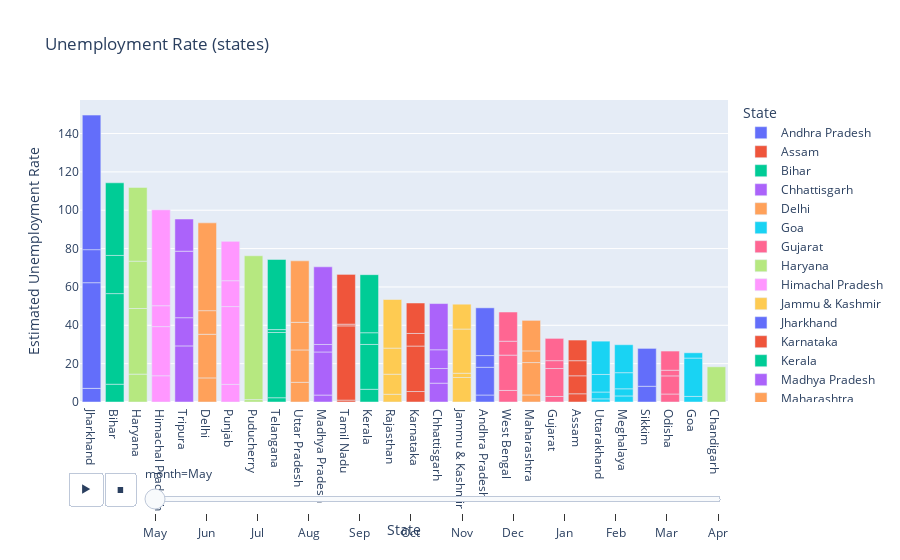

The cell this chart's notebook holds for it:
### Code cell
#final represemtation
import plotly.express as px

fig = px.bar(df, x='State', y='Estimated Unemployment Rate', animation_frame='month', color='State', title='Unemployment Rate (states)')
fig.update_layout(xaxis={'categoryorder': 'total descending'})
fig.layout.updatemenus[0].buttons[0].args[1]['frame']['duration'] = 2000
fig.show()

### Figure 1 — Plotly figure (JSON) as saved in the notebook; plotly's stock layout.template omitted (floating-point values rounded to 4 significant figures)
{"data": [{"alignmentgroup": "True", "hovertemplate": "State=%{x}<br>month=May<br>Estimated Unemployment Rate=%{y}<extra></extra>", "legendgroup": "Andhra Pradesh", "marker": {"color": "#636efa", "pattern": {"shape": ""}}, "name": "Andhra Pradesh", "offsetgroup": "Andhra Pradesh", "orientation": "v", "showlegend": true, "textposition": "auto", "type": "bar", "x": ["Andhra Pradesh", "Andhra Pradesh", "Andhra Pradesh", "Andhra Pradesh"], "xaxis": "x", "y": [3.65, 14.46, 6.09, 24.91], "yaxis": "y"}, {"alignmentgroup": "True", "hovertemplate": "State=%{x}<br>month=May<br>Estimated Unemployment Rate=%{y}<extra></extra>", "legendgroup": "Assam", "marker": {"color": "#EF553B", "pattern": {"shape": ""}}, "name": "Assam", "offsetgroup": "Assam", "orientation": "v", "showlegend": true, "textposition": "auto", "type": "bar", "x": ["Assam", "Assam", "Assam", "Assam"], "xaxis": "x", "y": [4.29, 9.38, 7.87, 10.77], "yaxis": "y"}, {"alignmentgroup": "True", "hovertemplate": "State=%{x}<br>month=May<br>Estimated Unemployment Rate=%{y}<extra></extra>", "legendgroup": "Bihar", "marker": {"color": "#00cc96", "pattern": {"shape": ""}}, "name": "Bihar", "offsetgroup": "Bihar", "orientation": "v", "showlegend": true, "textposition": "auto", "type": "bar", "x": ["Bihar", "Bihar", "Bihar", "Bihar"], "xaxis": "x", "y": [9.27, 47.26, 19.9, 37.87], "yaxis": "y"}, {"alignmentgroup": "True", "hovertemplate": "State=%{x}<br>month=May<br>Estimated Unemployment Rate=%{y}<extra></extra>", "legendgroup": "Chhattisgarh", "marker": {"color": "#ab63fa", "pattern": {"shape": ""}}, "name": "Chhattisgarh", "offsetgroup": "Chhattisgarh", "orientation": "v", "showlegend": true, "textposition": "auto", "type": "bar", "x": ["Chhattisgarh", "Chhattisgarh", "Chhattisgarh", "Chhattisgarh"], "xaxis": "x", "y": [9.82, 7.64, 9.77, 24.1], "yaxis": "y"}, {"alignmentgroup": "True", "hovertemplate": "State=%{x}<br>month=May<br>Estimated Unemployment Rate=%{y}<extra></extra>", "legendgroup": "Delhi", "marker": {"color": "#FFA15A", "pattern": {"shape": ""}}, "name": "Delhi", "offsetgroup": "Delhi", "orientation": "v", "showlegend": true, "textposition": "auto", "type": "bar", "x": ["Delhi", "Delhi", "Delhi", "Delhi"], "xaxis": "x", "y": [12.56, 22.76, 12.31, 45.78], "yaxis": "y"}, {"alignmentgroup": "True", "hovertemplate": "State=%{x}<br>month=May<br>Estimated Unemployment Rate=%{y}<extra></extra>", "legendgroup": "Goa", "marker": {"color": "#19d3f3", "pattern": {"shape": ""}}, "name": "Goa", "offsetgroup": "Goa", "orientation": "v", "showlegend": true, "textposition": "auto", "type": "bar", "x": ["Goa", "Goa", "Goa"], "xaxis": "x", "y": [2.91, 20, 2.75], "yaxis": "y"}, {"alignmentgroup": "True", "hovertemplate": "State=%{x}<br>month=May<br>Estimated Unemployment Rate=%{y}<extra></extra>", "legendgroup": "Gujarat", "marker": {"color": "#FF6692", "pattern": {"shape": ""}}, "name": "Gujarat", "offsetgroup": "Gujarat", "orientation": "v", "showlegend": true, "textposition": "auto", "type": "bar", "x": ["Gujarat", "Gujarat", "Gujarat", "Gujarat"], "xaxis": "x", "y": [2.88, 14.58, 4.09, 11.62], "yaxis": "y"}, {"alignmentgroup": "True", "hovertemplate": "State=%{x}<br>month=May<br>Estimated Unemployment Rate=%{y}<extra></extra>", "legendgroup": "Haryana", "marker": {"color": "#B6E880", "pattern": {"shape": ""}}, "name": "Haryana", "offsetgroup": "Haryana", "orientation": "v", "showlegend": true, "textposition": "auto", "type": "bar", "x": ["Haryana", "Haryana", "Haryana", "Haryana"], "xaxis": "x", "y": [14.54, 34.22, 24.67, 38.46], "yaxis": "y"}, {"alignmentgroup": "True", "hovertemplate": "State=%{x}<br>month=May<br>Estimated Unemployment Rate=%{y}<extra></extra>", "legendgroup": "Himachal Pradesh", "marker": {"color": "#FF97FF", "pattern": {"shape": ""}}, "name": "Himachal Pradesh", "offsetgroup": "Himachal Pradesh", "orientation": "v", "showlegend": true, "textposition": "auto", "type": "bar", "x": ["Himachal Pradesh", "Himachal Pradesh", "Himachal Pradesh", "Himachal Pradesh"], "xaxis": "x", "y": [13.68, 25.64, 10.88, 50], "yaxis": "y"}, {"alignmentgroup": "True", "hovertemplate": "State=%{x}<br>month=May<br>Estimated Unemployment Rate=%{y}<extra></extra>", "legendgroup": "Jammu & Kashmir", "marker": {"color": "#FECB52", "pattern": {"shape": ""}}, "name": "Jammu & Kashmir", "offsetgroup": "Jammu & Kashmir", "orientation": "v", "showlegend": true, "textposition": "auto", "type": "bar", "x": ["Jammu & Kashmir", "Jammu & Kashmir", "Jammu & Kashmir", "Jammu & Kashmir"], "xaxis": "x", "y": [12.78, 2.22, 23.04, 12.96], "yaxis": "y"}, {"alignmentgroup": "True", "hovertemplate": "State=%{x}<br>month=May<br>Estimated Unemployment Rate=%{y}<extra></extra>", "legendgroup": "Jharkhand", "marker": {"color": "#636efa", "pattern": {"shape": ""}}, "name": "Jharkhand", "offsetgroup": "Jharkhand", "orientation": "v", "showlegend": true, "textposition": "auto", "type": "bar", "x": ["Jharkhand", "Jharkhand", "Jharkhand", "Jharkhand"], "xaxis": "x", "y": [7.11, 55.1, 17.23, 70.17], "yaxis": "y"}, {"alignmentgroup": "True", "hovertemplate": "State=%{x}<br>month=May<br>Estimated Unemployment Rate=%{y}<extra></extra>", "legendgroup": "Karnataka", "marker": {"color": "#EF553B", "pattern": {"shape": ""}}, "name": "Karnataka", "offsetgroup": "Karnataka", "orientation": "v", "showlegend": true, "textposition": "auto", "type": "bar", "x": ["Karnataka", "Karnataka", "Karnataka", "Karnataka"], "xaxis": "x", "y": [5.46, 23.72, 6.56, 15.88], "yaxis": "y"}, {"alignmentgroup": "True", "hovertemplate": "State=%{x}<br>month=May<br>Estimated Unemployment Rate=%{y}<extra></extra>", "legendgroup": "Kerala", "marker": {"color": "#00cc96", "pattern": {"shape": ""}}, "name": "Kerala", "offsetgroup": "Kerala", "orientation": "v", "showlegend": true, "textposition": "auto", "type": "bar", "x": ["Kerala", "Kerala", "Kerala", "Kerala"], "xaxis": "x", "y": [6.63, 23.38, 6.11, 30.28], "yaxis": "y"}, {"alignmentgroup": "True", "hovertemplate": "State=%{x}<br>month=May<br>Estimated Unemployment Rate=%{y}<extra></extra>", "legendgroup": "Madhya Pradesh", "marker": {"color": "#ab63fa", "pattern": {"shape": ""}}, "name": "Madhya Pradesh", "offsetgroup": "Madhya Pradesh", "orientation": "v", "showlegend": true, "textposition": "auto", "type": "bar", "x": ["Madhya Pradesh", "Madhya Pradesh", "Madhya Pradesh", "Madhya Pradesh"], "xaxis": "x", "y": [3.63, 22.46, 3.91, 40.49], "yaxis": "y"}, {"alignmentgroup": "True", "hovertemplate": "State=%{x}<br>month=May<br>Estimated Unemployment Rate=%{y}<extra></extra>", "legendgroup": "Maharashtra", "marker": {"color": "#FFA15A", "pattern": {"shape": ""}}, "name": "Maharashtra", "offsetgroup": "Maharashtra", "orientation": "v", "showlegend": true, "textposition": "auto", "type": "bar", "x": ["Maharashtra", "Maharashtra", "Maharashtra", "Maharashtra"], "xaxis": "x", "y": [3.67, 16.89, 6.08, 15.92], "yaxis": "y"}, {"alignmentgroup": "True", "hovertemplate": "State=%{x}<br>month=May<br>Estimated Unemployment Rate=%{y}<extra></extra>", "legendgroup": "Meghalaya", "marker": {"color": "#19d3f3", "pattern": {"shape": ""}}, "name": "Meghalaya", "offsetgroup": "Meghalaya", "orientation": "v", "showlegend": true, "textposition": "auto", "type": "bar", "x": ["Meghalaya", "Meghalaya", "Meghalaya", "Meghalaya"], "xaxis": "x", "y": [3.16, 3.73, 8.4, 14.58], "yaxis": "y"}, {"alignmentgroup": "True", "hovertemplate": "State=%{x}<br>month=May<br>Estimated Unemployment Rate=%{y}<extra></extra>", "legendgroup": "Odisha", "marker": {"color": "#FF6692", "pattern": {"shape": ""}}, "name": "Odisha", "offsetgroup": "Odisha", "orientation": "v", "showlegend": true, "textposition": "auto", "type": "bar", "x": ["Odisha", "Odisha", "Odisha", "Odisha"], "xaxis": "x", "y": [4.17, 9.45, 2.95, 10], "yaxis": "y"}, {"alignmentgroup": "True", "hovertemplate": "State=%{x}<br>month=May<br>Estimated Unemployment Rate=%{y}<extra></extra>", "legendgroup": "Puducherry", "marker": {"color": "#B6E880", "pattern": {"shape": ""}}, "name": "Puducherry", "offsetgroup": "Puducherry", "orientation": "v", "showlegend": true, "textposition": "auto", "type": "bar", "x": ["Puducherry", "Puducherry", "Puducherry"], "xaxis": "x", "y": [0, 1.25, 75], "yaxis": "y"}, {"alignmentgroup": "True", "hovertemplate": "State=%{x}<br>month=May<br>Estimated Unemployment Rate=%{y}<extra></extra>", "legendgroup": "Punjab", "marker": {"color": "#FF97FF", "pattern": {"shape": ""}}, "name": "Punjab", "offsetgroup": "Punjab", "orientation": "v", "showlegend": true, "textposition": "auto", "type": "bar", "x": ["Punjab", "Punjab", "Punjab", "Punjab"], "xaxis": "x", "y": [9.17, 40.59, 13.49, 20.54], "yaxis": "y"}, {"alignmentgroup": "True", "hovertemplate": "State=%{x}<br>month=May<br>Estimated Unemployment Rate=%{y}<extra></extra>", "legendgroup": "Rajasthan", "marker": {"color": "#FECB52", "pattern": {"shape": ""}}, "name": "Rajasthan", "offsetgroup": "Rajasthan", "orientation": "v", "showlegend": true, "textposition": "auto", "type": "bar", "x": ["Rajasthan", "Rajasthan", "Rajasthan", "Rajasthan"], "xaxis": "x", "y": [4.03, 10.45, 13.62, 25.35], "yaxis": "y"}, {"alignmentgroup": "True", "hovertemplate": "State=%{x}<br>month=May<br>Estimated Unemployment Rate=%{y}<extra></extra>", "legendgroup": "Sikkim", "marker": {"color": "#636efa", "pattern": {"shape": ""}}, "name": "Sikkim", "offsetgroup": "Sikkim", "orientation": "v", "showlegend": true, "textposition": "auto", "type": "bar", "x": ["Sikkim", "Sikkim"], "xaxis": "x", "y": [8.2, 19.75], "yaxis": "y"}, {"alignmentgroup": "True", "hovertemplate": "State=%{x}<br>month=May<br>Estimated Unemployment Rate=%{y}<extra></extra>", "legendgroup": "Tamil Nadu", "marker": {"color": "#EF553B", "pattern": {"shape": ""}}, "name": "Tamil Nadu", "offsetgroup": "Tamil Nadu", "orientation": "v", "showlegend": true, "textposition": "auto", "type": "bar", "x": ["Tamil Nadu", "Tamil Nadu", "Tamil Nadu", "Tamil Nadu"], "xaxis": "x", "y": [0.97, 38.73, 0.89, 25.95], "yaxis": "y"}, {"alignmentgroup": "True", "hovertemplate": "State=%{x}<br>month=May<br>Estimated Unemployment Rate=%{y}<extra></extra>", "legendgroup": "Telangana", "marker": {"color": "#00cc96", "pattern": {"shape": ""}}, "name": "Telangana", "offsetgroup": "Telangana", "orientation": "v", "showlegend": true, "textposition": "auto", "type": "bar", "x": ["Telangana", "Telangana", "Telangana", "Telangana"], "xaxis": "x", "y": [2.23, 34.01, 1.52, 36.57], "yaxis": "y"}, {"alignmentgroup": "True", "hovertemplate": "State=%{x}<br>month=May<br>Estimated Unemployment Rate=%{y}<extra></extra>", "legendgroup": "Tripura", "marker": {"color": "#ab63fa", "pattern": {"shape": ""}}, "name": "Tripura", "offsetgroup": "Tripura", "orientation": "v", "showlegend": true, "textposition": "auto", "type": "bar", "x": ["Tripura", "Tripura", "Tripura", "Tripura"], "xaxis": "x", "y": [29.25, 14.71, 34.69, 16.78], "yaxis": "y"}, {"alignmentgroup": "True", "hovertemplate": "State=%{x}<br>month=May<br>Estimated Unemployment Rate=%{y}<extra></extra>", "legendgroup": "Uttar Pradesh", "marker": {"color": "#FFA15A", "pattern": {"shape": ""}}, "name": "Uttar Pradesh", "offsetgroup": "Uttar Pradesh", "orientation": "v", "showlegend": true, "textposition": "auto", "type": "bar", "x": ["Uttar Pradesh", "Uttar Pradesh", "Uttar Pradesh", "Uttar Pradesh"], "xaxis": "x", "y": [10.26, 16.89, 14.4, 32.06], "yaxis": "y"}, {"alignmentgroup": "True", "hovertemplate": "State=%{x}<br>month=May<br>Estimated Unemployment Rate=%{y}<extra></extra>", "legendgroup": "Uttarakhand", "marker": {"color": "#19d3f3", "pattern": {"shape": ""}}, "name": "Uttarakhand", "offsetgroup": "Uttarakhand", "orientation": "v", "showlegend": true, "textposition": "auto", "type": "bar", "x": ["Uttarakhand", "Uttarakhand", "Uttarakhand", "Uttarakhand"], "xaxis": "x", "y": [1.63, 3.57, 9.17, 17.36], "yaxis": "y"}, {"alignmentgroup": "True", "hovertemplate": "State=%{x}<br>month=May<br>Estimated Unemployment Rate=%{y}<extra></extra>", "legendgroup": "West Bengal", "marker": {"color": "#FF6692", "pattern": {"shape": ""}}, "name": "West Bengal", "offsetgroup": "West Bengal", "orientation": "v", "showlegend": true, "textposition": "auto", "type": "bar", "x": ["West Bengal", "West Bengal", "West Bengal", "West Bengal"], "xaxis": "x", "y": [6.02, 18.43, 7.25, 15.22], "yaxis": "y"}, {"alignmentgroup": "True", "hovertemplate": "State=%{x}<br>month=May<br>Estimated Unemployment Rate=%{y}<extra></extra>", "legendgroup": "Chandigarh", "marker": {"color": "#B6E880", "pattern": {"shape": ""}}, "name": "Chandigarh", "offsetgroup": "Chandigarh", "orientation": "v", "showlegend": true, "textposition": "auto", "type": "bar", "x": ["Chandigarh"], "xaxis": "x", "y": [18.35], "yaxis": "y"}], "layout": {"barmode": "relative", "legend": {"title": {"text": "State"}, "tracegroupgap": 0}, "sliders": [{"active": 0, "currentvalue": {"prefix": "month="}, "len": 0.9, "pad": {"b": 10, "t": 60}, "steps": [{"args": [["May"], {"frame": {"duration": 0, "redraw": true}, "fromcurrent": true, "mode": "immediate", "transition": {"duration": 0, "easing": "linear"}}], "label": "May", "method": "animate"}, {"args": [["Jun"], {"frame": {"duration": 0, "redraw": true}, "fromcurrent": true, "mode": "immediate", "transition": {"duration": 0, "easing": "linear"}}], "label": "Jun", "method": "animate"}, {"args": [["Jul"], {"frame": {"duration": 0, "redraw": true}, "fromcurrent": true, "mode": "immediate", "transition": {"duration": 0, "easing": "linear"}}], "label": "Jul", "method": "animate"}, {"args": [["Aug"], {"frame": {"duration": 0, "redraw": true}, "fromcurrent": true, "mode": "immediate", "transition": {"duration": 0, "easing": "linear"}}], "label": "Aug", "method": "animate"}, {"args": [["Sep"], {"frame": {"duration": 0, "redraw": true}, "fromcurrent": true, "mode": "immediate", "transition": {"duration": 0, "easing": "linear"}}], "label": "Sep", "method": "animate"}, {"args": [["Oct"], {"frame": {"duration": 0, "redraw": true}, "fromcurrent": true, "mode": "immediate", "transition": {"duration": 0, "easing": "linear"}}], "label": "Oct", "method": "animate"}, {"args": [["Nov"], {"frame": {"duration": 0, "redraw": true}, "fromcurrent": true, "mode": "immediate", "transition": {"duration": 0, "easing": "linear"}}], "label": "Nov", "method": "animate"}, {"args": [["Dec"], {"frame": {"duration": 0, "redraw": true}, "fromcurrent": true, "mode": "immediate", "transition": {"duration": 0, "easing": "linear"}}], "label": "Dec", "method": "animate"}, {"args": [["Jan"], {"frame": {"duration": 0, "redraw": true}, "fromcurrent": true, "mode": "immediate", "transition": {"duration": 0, "easing": "linear"}}], "label": "Jan", "method": "animate"}, {"args": [["Feb"], {"frame": {"duration": 0, "redraw": true}, "fromcurrent": true, "mode": "immediate", "transition": {"duration": 0, "easing": "linear"}}], "label": "Feb", "method": "animate"}, {"args": [["Mar"], {"frame": {"duration": 0, "redraw": true}, "fromcurrent": true, "mode": "immediate", "transition": {"duration": 0, "easing": "linear"}}], "label": "Mar", "method": "animate"}, {"args": [["Apr"], {"frame": {"duration": 0, "redraw": true}, "fromcurrent": true, "mode": "immediate", "transition": {"duration": 0, "easing": "linear"}}], "label": "Apr", "method": "animate"}], "x": 0.1, "xanchor": "left", "y": 0, "yanchor": "top"}], "title": {"text": "Unemployment Rate (states)"}, "updatemenus": [{"buttons": [{"args": [null, {"frame": {"duration": 2000, "redraw": true}, "fromcurrent": true, "mode": "immediate", "transition": {"duration": 500, "easing": "linear"}}], "label": "&#9654;", "method": "animate"}, {"args": [[null], {"frame": {"duration": 0, "redraw": true}, "fromcurrent": true, "mode": "immediate", "transition": {"duration": 0, "easing": "linear"}}], "label": "&#9724;", "method": "animate"}], "direction": "left", "pad": {"r": 10, "t": 70}, "showactive": false, "type": "buttons", "x": 0.1, "xanchor": "right", "y": 0, "yanchor": "top"}], "xaxis": {"anchor": "y", "categoryarray": ["Andhra Pradesh", "Assam", "Bihar", "Chhattisgarh", "Delhi", "Goa", "Gujarat", "Haryana", "Himachal Pradesh", "Jammu & Kashmir", "Jharkhand", "Karnataka", "Kerala", "Madhya Pradesh", "Maharashtra", "Meghalaya", "Odisha", "Puducherry", "Punjab", "Rajasthan", "Sikkim", "Tamil Nadu", "Telangana", "Tripura", "Uttar Pradesh", "Uttarakhand", "West Bengal", "Chandigarh"], "categoryorder": "total descending", "domain": [0, 1], "title": {"text": "State"}}, "yaxis": {"anchor": "x", "domain": [0, 1], "title": {"text": "Estimated Unemployment Rate"}}}}
